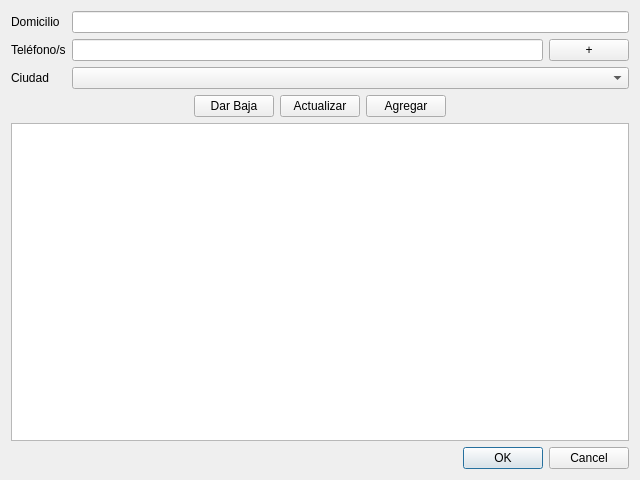
<?xml version="1.0" encoding="UTF-8"?>
<ui version="4.0">
 <class>abm_sucursal</class>
 <widget class="QDialog" name="abm_sucursal">
  <property name="geometry">
   <rect>
    <x>0</x>
    <y>0</y>
    <width>640</width>
    <height>480</height>
   </rect>
  </property>
  <property name="windowTitle">
   <string>Administrar Sucursales</string>
  </property>
  <layout class="QVBoxLayout" name="verticalLayout">
   <item>
    <layout class="QFormLayout" name="form_layout">
     <item row="0" column="0">
      <widget class="QLabel" name="lbl_domicilio">
       <property name="text">
        <string>Domicilio</string>
       </property>
      </widget>
     </item>
     <item row="0" column="1">
      <widget class="QLineEdit" name="txt_domicilio"/>
     </item>
     <item row="1" column="0">
      <widget class="QLabel" name="lbl_telefono">
       <property name="text">
        <string>Teléfono/s</string>
       </property>
      </widget>
     </item>
     <item row="1" column="1">
      <layout class="QHBoxLayout" name="hlyt_telefonos">
       <item>
        <widget class="QLineEdit" name="txt_telefono"/>
       </item>
       <item>
        <widget class="QPushButton" name="btn_agregar_telefono">
         <property name="text">
          <string>+</string>
         </property>
        </widget>
       </item>
      </layout>
     </item>
     <item row="2" column="0">
      <widget class="QLabel" name="lbl_ciudad">
       <property name="text">
        <string>Ciudad</string>
       </property>
      </widget>
     </item>
     <item row="2" column="1">
      <widget class="QComboBox" name="cbox_ciudad"/>
     </item>
    </layout>
   </item>
   <item>
    <layout class="QHBoxLayout" name="hlyt_botones">
     <item>
      <spacer name="hsqc_izquierda_botones">
       <property name="orientation">
        <enum>Qt::Horizontal</enum>
       </property>
       <property name="sizeHint" stdset="0">
        <size>
         <width>40</width>
         <height>20</height>
        </size>
       </property>
      </spacer>
     </item>
     <item>
      <widget class="QPushButton" name="btn_baja">
       <property name="text">
        <string>Dar Baja</string>
       </property>
      </widget>
     </item>
     <item>
      <widget class="QPushButton" name="btn_actualizar">
       <property name="text">
        <string>Actualizar</string>
       </property>
      </widget>
     </item>
     <item>
      <widget class="QPushButton" name="btn_agregar">
       <property name="text">
        <string>Agregar</string>
       </property>
      </widget>
     </item>
     <item>
      <spacer name="hspc_derecha_botones">
       <property name="orientation">
        <enum>Qt::Horizontal</enum>
       </property>
       <property name="sizeHint" stdset="0">
        <size>
         <width>40</width>
         <height>20</height>
        </size>
       </property>
      </spacer>
     </item>
    </layout>
   </item>
   <item>
    <widget class="QTableView" name="table_sucursales"/>
   </item>
   <item>
    <widget class="QDialogButtonBox" name="buttonBox">
     <property name="standardButtons">
      <set>QDialogButtonBox::Cancel|QDialogButtonBox::Ok</set>
     </property>
    </widget>
   </item>
  </layout>
 </widget>
 <resources/>
 <connections/>
</ui>
